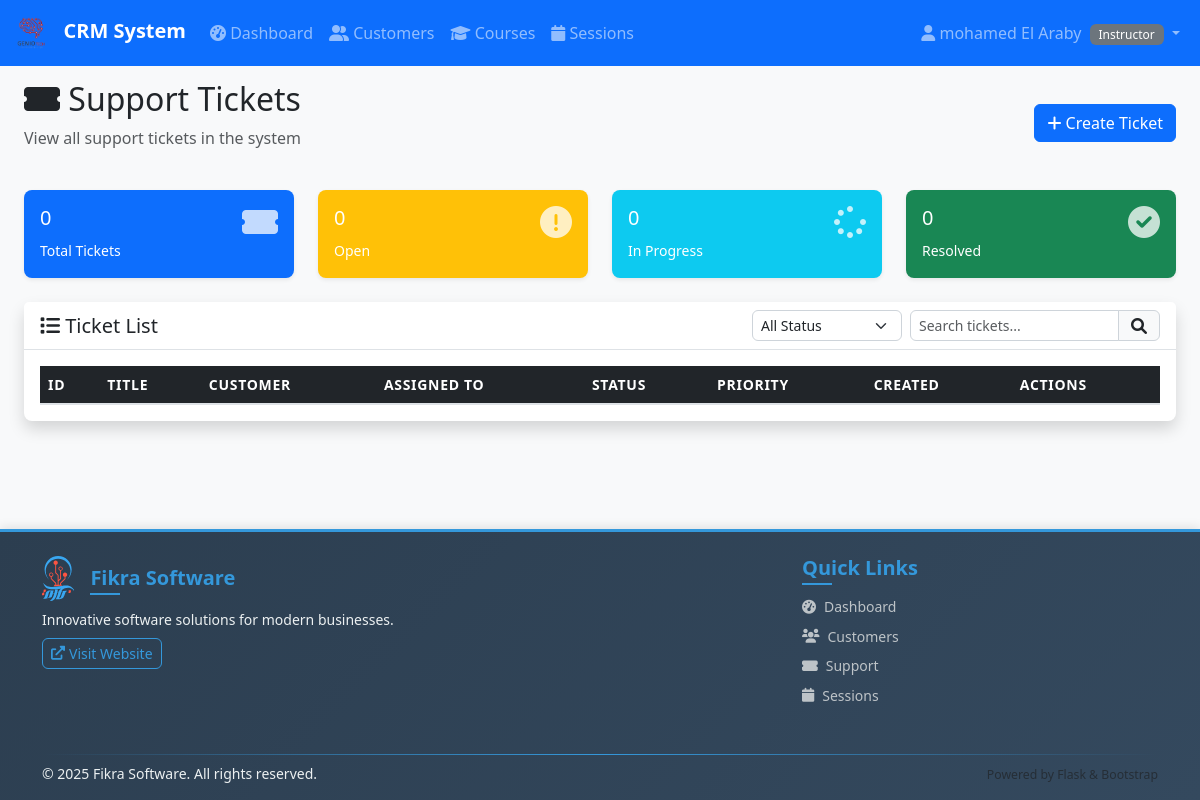
The app's page /tickets (signed in), older data.
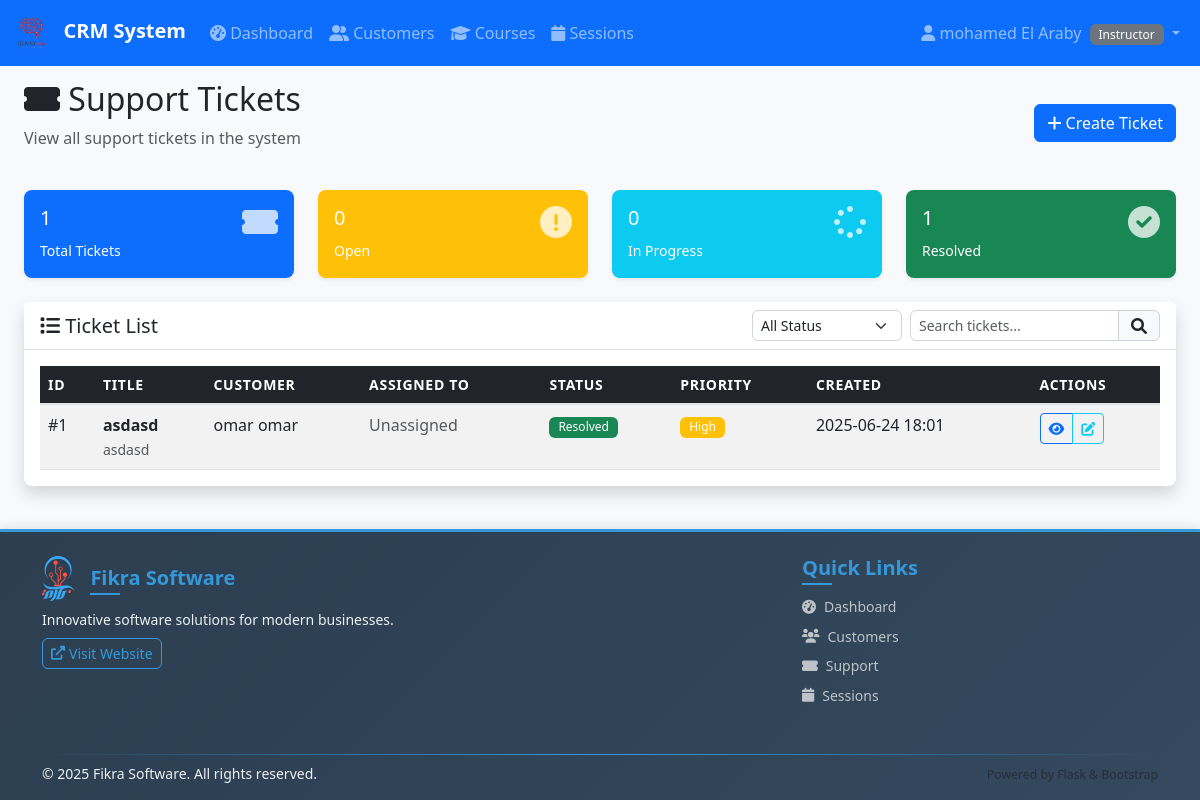
The same page, newer data.
### app.py (models this page shows)
class User(UserMixin, db.Model):
    id = db.Column(db.Integer, primary_key=True)
    username = db.Column(db.String(80), unique=True, nullable=False)
    email = db.Column(db.String(120), unique=True, nullable=False)
    password_hash = db.Column(db.String(120), nullable=False)
    role = db.Column(db.String(20), nullable=False)  # admin, instructor, customer_service
    first_name = db.Column(db.String(50), nullable=False)
    last_name = db.Column(db.String(50), nullable=False)
    created_at = db.Column(db.DateTime, default=datetime.utcnow)
    is_active = db.Column(db.Boolean, default=True)

class Ticket(db.Model):
    id = db.Column(db.Integer, primary_key=True)
    title = db.Column(db.String(100), nullable=False)
    description = db.Column(db.Text, nullable=False)
    customer_id = db.Column(db.Integer, db.ForeignKey('customer.id'), nullable=False)
    assigned_to_id = db.Column(db.Integer, db.ForeignKey('user.id'))
    status = db.Column(db.String(20), default='open')  # open, in_progress, resolved, closed
    priority = db.Column(db.String(10), default='medium')  # low, medium, high, urgent
    created_at = db.Column(db.DateTime, default=datetime.utcnow)
    resolved_at = db.Column(db.DateTime)
    resolution_notes = db.Column(db.Text)
    customer = db.relationship('Customer', backref='tickets')
    assigned_to = db.relationship('User', backref='assigned_tickets')

class Customer(db.Model):
    id = db.Column(db.Integer, primary_key=True)
    first_name = db.Column(db.String(50), nullable=False)
    last_name = db.Column(db.String(50), nullable=False)
    email = db.Column(db.String(120), unique=True, nullable=False)
    phone = db.Column(db.String(20))
    status = db.Column(db.String(20), default='active')  # active, inactive, needs_follow_up, no_show
    assigned_instructor_id = db.Column(db.Integer, db.ForeignKey('user.id'))
    created_at = db.Column(db.DateTime, default=datetime.utcnow)
    initial_notes = db.Column(db.Text)
    assigned_instructor = db.relationship('User', backref='assigned_customers')

### app.py (the view)
@app.route('/tickets')
@login_required
def tickets():
    if current_user.role == 'customer_service':
        tickets = Ticket.query.filter_by(assigned_to_id=current_user.id).all()
    else:
        tickets = Ticket.query.all()
    return render_template('tickets.html', tickets=tickets)

### templates/tickets.html (shortened to what this page needs)
{% extends "base.html" %}
{% block content %}
<div class="container-fluid">
    <div class="row">
        <div class="col-12">
            <div class="d-flex justify-content-between align-items-center mb-4">
                <div>
                    <h2><i class="fas fa-ticket-alt"></i> Support Tickets</h2>
                    <p class="text-muted">
                        {% if current_user.role == 'customer_service' %}
                        Manage your assigned support tickets
                        {% else %}
                        View all support tickets in the system
                        {% endif %}
                    </p>
                </div>
                <a href="{{ url_for('add_ticket') }}" class="btn btn-primary">
                    <i class="fas fa-plus"></i> Create Ticket
                </a>
            </div>
        </div>
    </div>
    <div class="row mb-4">
        <div class="col-md-3">
            <div class="card bg-primary text-white">
                <div class="card-body">
                    <div class="d-flex justify-content-between">
                        <div>
                            <h5>{{ tickets|length }}</h5>
                            <small>Total Tickets</small>
                        </div>
                        <i class="fas fa-ticket-alt fa-2x opacity-75"></i>
                    </div>
                </div>
            </div>
        </div>
        <div class="col-md-3">
            <div class="card bg-warning text-white">
                <div class="card-body">
                    <div class="d-flex justify-content-between">
                        <div>
                            <h5>{{ tickets|selectattr('status', 'eq', 'open')|list|length }}</h5>
                            <small>Open</small>
                        </div>
                        <i class="fas fa-exclamation-circle fa-2x opacity-75"></i>
                    </div>
                </div>
            </div>
        </div>
        <div class="col-md-3">
            <div class="card bg-info text-white">
                <div class="card-body">
                    <div class="d-flex justify-content-between">
                        <div>
                            <h5>{{ tickets|selectattr('status', 'eq', 'in_progress')|list|length }}</h5>
                            <small>In Progress</small>
                        </div>
                        <i class="fas fa-spinner fa-2x opacity-75"></i>
                    </div>
                </div>
            </div>
        </div>
        <div class="col-md-3">
            <div class="card bg-success text-white">
                <div class="card-body">
                    <div class="d-flex justify-content-between">
                        <div>
                            <h5>{{ tickets|selectattr('status', 'eq', 'resolved')|list|length }}</h5>
                            <small>Resolved</small>
                        </div>
                        <i class="fas fa-check-circle fa-2x opacity-75"></i>
                    </div>
                </div>
            </div>
        </div>
    </div>
    <div class="row">
        <div class="col-12">
            <div class="card shadow">
                <div class="card-header">
                    <div class="d-flex justify-content-between align-items-center">
                        <h5 class="card-title mb-0"><i class="fas fa-list"></i> Ticket List</h5>
                        <div class="d-flex gap-2">
                            <select class="form-select form-select-sm" id="statusFilter" style="width: 150px;">
                                <option value="">All Status</option>
                            </select>
                            <div class="input-group" style="width: 250px;">
                                <input type="text" class="form-control form-control-sm" id="searchInput"
                                    placeholder="Search tickets...">
                                <span class="input-group-text"><i class="fas fa-search"></i></span>
                            </div>
                        </div>
                    </div>
                </div>
                <div class="card-body">
                    <div class="table-responsive">
                        <table class="table table-striped table-hover" id="ticketsTable">
                            <thead class="table-dark">
                                <tr>
                                    <th>ID</th>
                                    <th>Title</th>
                                    <th>Customer</th>
                                    <th>Assigned To</th>
                                    <th>Status</th>
                                    <th>Priority</th>
                                    <th>Created</th>
                                    <th>Actions</th>
                                </tr>
                            </thead>
                            <tbody>
                                {% for ticket in tickets %}
                                <tr data-status="{{ ticket.status }}" data-priority="{{ ticket.priority }}">
                                    <td>#{{ ticket.id }}</td>
                                    <td>
                                        <strong>{{ ticket.title }}</strong>
                                        <br><small class="text-muted">{{ ticket.description[:50] }}</small>
                                    </td>
                                    <td>{{ ticket.customer.first_name }} {{ ticket.customer.last_name }}</td>
                                    <td>
                                        {% if ticket.assigned_to %}
                                        {{ ticket.assigned_to.first_name }} {{ ticket.assigned_to.last_name }}
                                        {% else %}
                                        <span class="text-muted">Unassigned</span>
                                        {% endif %}
                                    </td>
                                    <td>
                                        <span
                                            class="badge bg-{{ 'warning' if ticket.status == 'open' else 'info' if ticket.status == 'in_progress' else 'success' if ticket.status == 'resolved' else 'secondary' }}">
                                            {{ ticket.status.replace('_', ' ').title() }}
                                        </span>
                                    </td>
                                    <td>
                                        <span
                                            class="badge bg-{{ 'danger' if ticket.priority == 'urgent' else 'warning' if ticket.priority == 'high' else 'info' if ticket.priority == 'medium' else 'secondary' }}">
                                            {{ ticket.priority.title() }}
                                        </span>
                                    </td>
                                    <td>{{ ticket.created_at.strftime('%Y-%m-%d %H:%M') }}</td>
                                    <td>
                                        <div class="btn-group btn-group-sm" role="group">
                                            <a href="{{ url_for('ticket_detail', ticket_id=ticket.id) }}"
                                                class="btn btn-outline-primary btn-sm" title="View Details">
                                                <i class="fas fa-eye"></i>
                                            </a>
                                            <a href="{{ url_for('edit_ticket', ticket_id=ticket.id) }}"
                                                class="btn btn-outline-info btn-sm" title="Edit">
                                                <i class="fas fa-edit"></i>
                                            </a>
                                        </div>
                                    </td>
                                </tr>
                                {% endfor %}
                            </tbody>
                        </table>
                    </div>
                </div>
            </div>
        </div>
    </div>
</div>
{% endblock %}

### templates/base.html (shortened to what this page needs)
<!DOCTYPE html>
<html lang="en">
<head>
    <link href="https://cdn.jsdelivr.net/npm/bootstrap@5.3.0/dist/css/bootstrap.min.css" rel="stylesheet">
    <link href="https://cdnjs.cloudflare.com/ajax/libs/font-awesome/6.0.0/css/all.min.css" rel="stylesheet">
    <link href="{{ url_for('static', filename='css/style.css') }}" rel="stylesheet">
</head>
<body>
    {% if current_user.is_authenticated %}
    <nav class="navbar navbar-expand-lg navbar-dark bg-primary">
        <div class="container-fluid">
            <a class="navbar-brand" href="{{ url_for('dashboard') }}">
                <img src="{{ url_for('static', filename='images/GENIOTECH.png') }}" alt="GENIO TECH" height="40"
                    class="me-2">
                CRM System
            </a>
            <div class="collapse navbar-collapse" id="navbarNav">
                <ul class="navbar-nav me-auto">
                    <li class="nav-item">
                        <a class="nav-link" href="{{ url_for('dashboard') }}">
                            <i class="fas fa-tachometer-alt"></i> Dashboard
                        </a>
                    </li>
                    <li class="nav-item">
                        <a class="nav-link" href="{{ url_for('customers') }}">
                            <i class="fas fa-user-friends"></i> Customers
                        </a>
                    </li>
                    <li class="nav-item">
                        <a class="nav-link" href="{{ url_for('courses') }}">
                            <i class="fas fa-graduation-cap"></i> Courses
                        </a>
                    </li>
                    {% if current_user.role in ['instructor', 'admin'] %}
                    <li class="nav-item">
                        <a class="nav-link" href="{{ url_for('sessions') }}">
                            <i class="fas fa-calendar"></i> Sessions
                        </a>
                    </li>
                    {% endif %}
                </ul>
                <ul class="navbar-nav">
                    <li class="nav-item dropdown">
                        <a class="nav-link dropdown-toggle" href="#" role="button" data-bs-toggle="dropdown">
                            <i class="fas fa-user"></i> {{ current_user.first_name }} {{ current_user.last_name }}
                            <span class="badge bg-secondary ms-1">{{ current_user.role.title() }}</span>
                        </a>
                    </li>
                </ul>
            </div>
        </div>
    </nav>
    {% endif %}
    <main class="{% if current_user.is_authenticated %}container-fluid mt-4{% endif %}">
        {% block content %}{% endblock %}
    </main>
    <footer class="footer">
        <div class="container">
            <div class="row justify-content-between">
                <div class="col-lg-6 col-md-6 mb-3">
                    <div class="d-flex align-items-center mb-2">
                        <h5 class="mb-0">Fikra Software</h5>
                    </div>
                    <p class="mb-2">Innovative software solutions for modern businesses.</p>
                    <a href="https://fikra.solutions/" target="_blank" class="btn btn-outline-primary btn-sm">
                        <i class="fas fa-external-link-alt me-1"></i> Visit Website
                    </a>
                </div>
                <div class="col-lg-4 col-md-6 mb-3">
                    <h5>Quick Links</h5>
                    <ul class="list-unstyled">
                        <li class="mb-2"><a
                                href="{{ url_for('dashboard') if current_user.is_authenticated else url_for('login') }}"><i
                                    class="fas fa-tachometer-alt me-2"></i>Dashboard</a></li>
                        <li class="mb-2"><a
                                href="{{ url_for('customers') if current_user.is_authenticated else '#' }}"><i
                                    class="fas fa-users me-2"></i>Customers</a></li>
                        <li class="mb-2"><a href="{{ url_for('tickets') if current_user.is_authenticated else '#' }}"><i
                                    class="fas fa-ticket-alt me-2"></i>Support</a></li>
                        <li class="mb-2"><a
                                href="{{ url_for('sessions') if current_user.is_authenticated else '#' }}"><i
                                    class="fas fa-calendar me-2"></i>Sessions</a></li>
                    </ul>
                </div>
            </div>
            <div class="footer-divider"></div>
            <div class="row align-items-center">
                <div class="col-md-8">
                    <p class="mb-0">© <span id="current-year"></span> Fikra Software. All rights reserved.</p>
                </div>
                <div class="col-md-4 text-md-end">
                    <small class="text-muted">
                        Powered by Flask & Bootstrap
                    </small>
                </div>
            </div>
        </div>
    </footer>
</body>
</html>

Row changes from the older to the newer data that the page shows:
added Ticket: id "1", title "asdasd", description "asdasd", customer.first_name "omar", customer.last_name "omar", status.replace "Resolved", priority "High", created_at "2025-06-24 18:01"
Text that changed along with them:
{{ tickets|length }}: "0" → "1"
{{ tickets|selectattr('status', 'eq', 'resolved')|list|length }}: "0" → "1"
